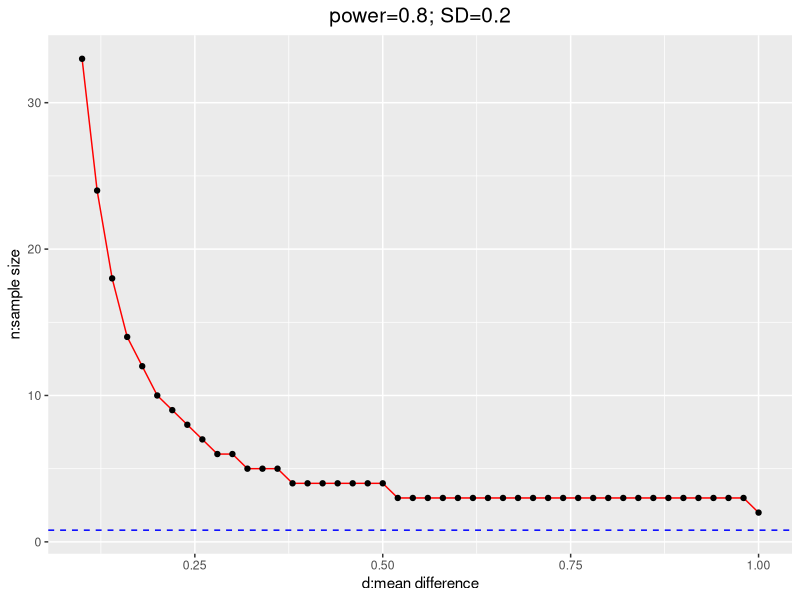

This figure's R source:
## ---- chunk 1
knitr::opts_chunk$set(echo = TRUE)
## ---- chunk 2
library(ggplot2)
d=seq(0.1, 1, by=0.02); SD=0.2
sample_size=numeric()
for (i in 1:length(d))
{
  test=power.t.test(power = .80, delta = d[i], alternative = "two.sided", sig.level=0.05, sd=SD, type="paired") # paired two sample t test 
  sample_size[i]=round(test$n)
}
ggplot(data=data.frame(d, sample_size), aes(x=d, y=sample_size, group=1)) +
  geom_line(color="red")+
  geom_hline(yintercept=0.8, linetype="dashed", color = "blue")+
  geom_point()+
  xlab("d:mean difference")+
  ylab("n:sample size")+
  ggtitle("power=0.8; SD=0.2")+
  theme(plot.title = element_text(hjust = 0.5, size=15))

